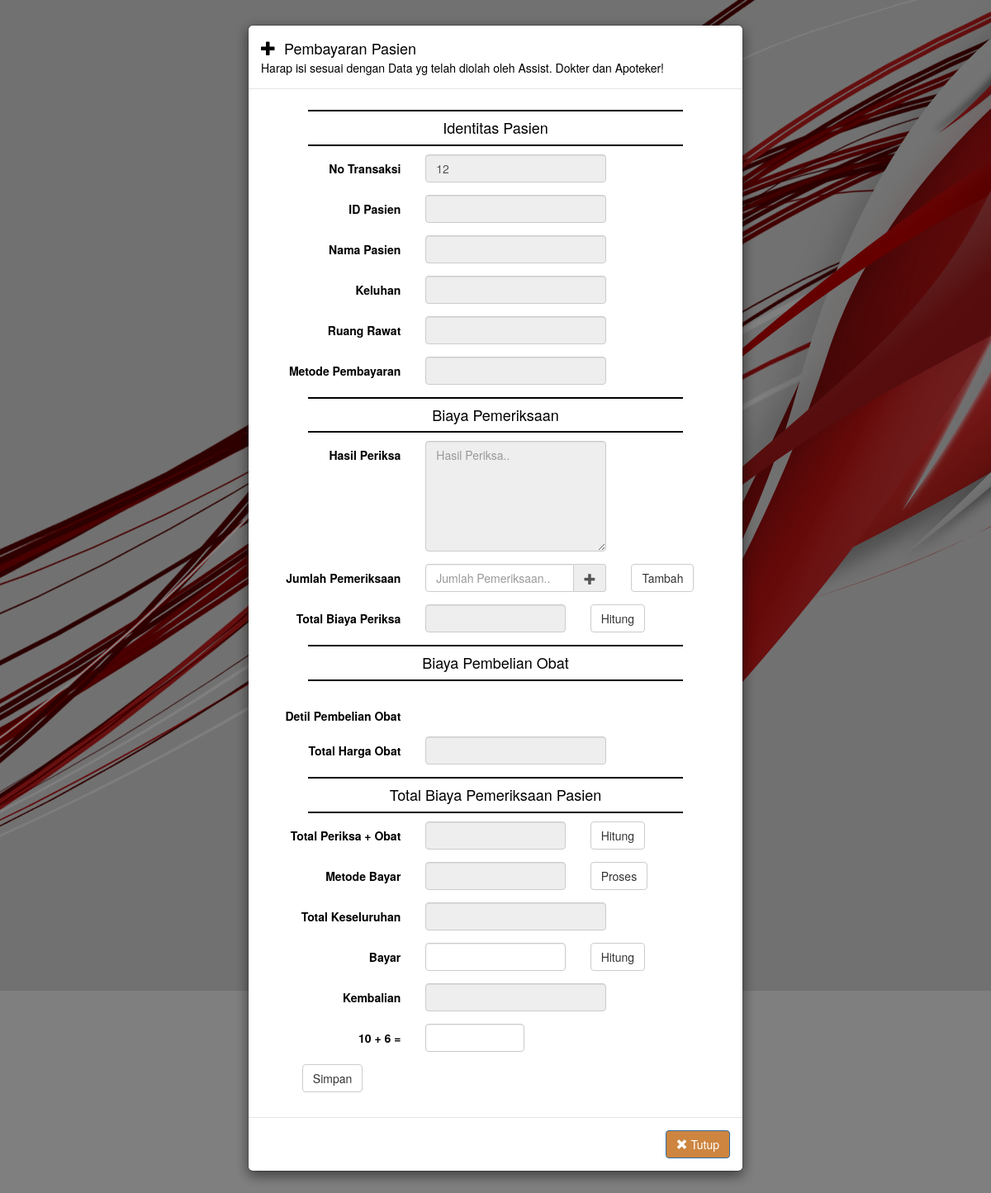
The page /Pegawai/Admin/Transaksi.php (signed in) on the database as committed earlier.
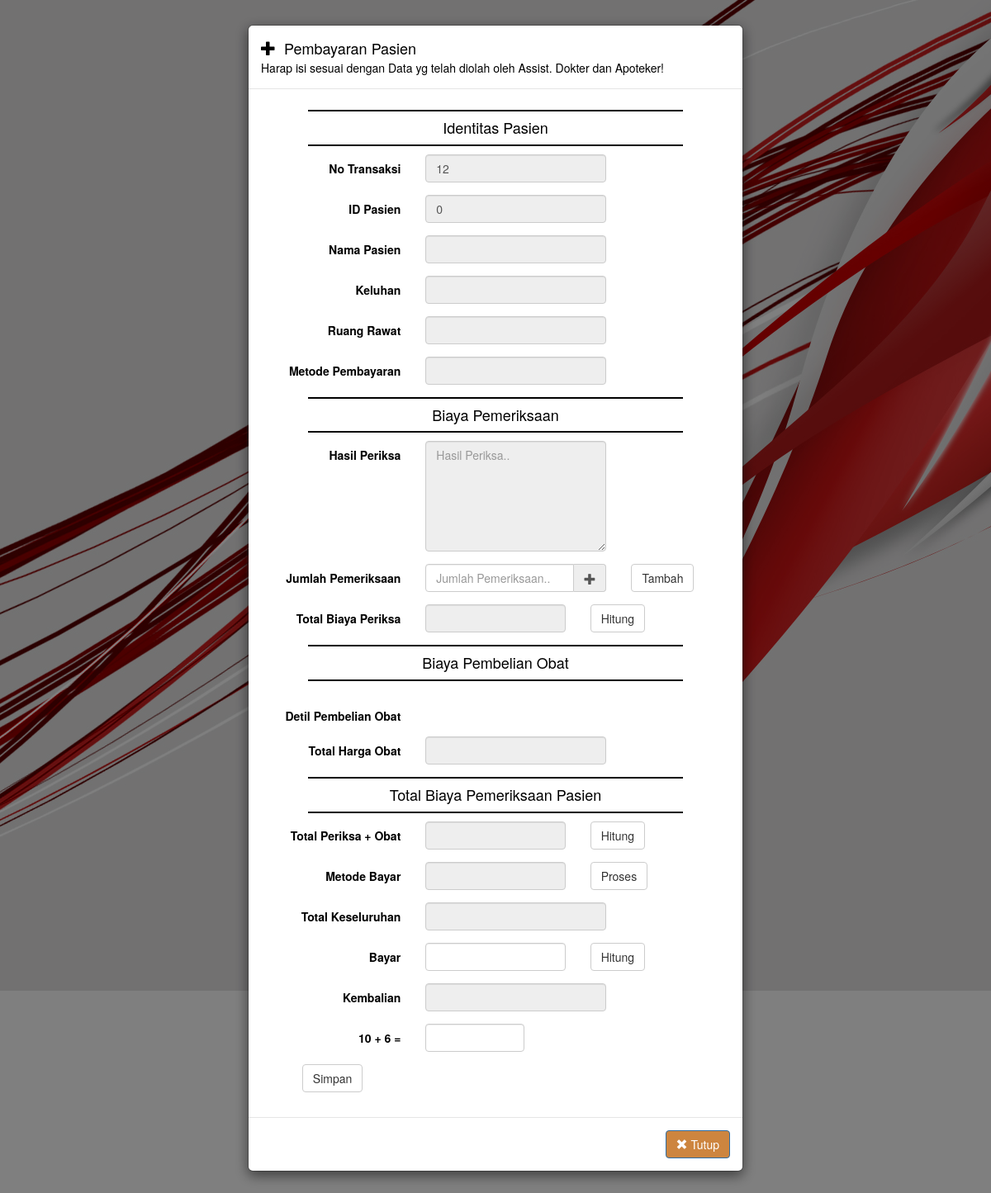
The same page on the database as committed later.
### tables this page shows
CREATE TABLE `pasien` (
  `id_pasien` int(11) NOT NULL,
  `level` text NOT NULL,
  `pass_pasien` text NOT NULL,
  `nm_pasien` text NOT NULL,
  `tgl_lahir` text NOT NULL,
  `tmp_lahir` text NOT NULL,
  `gender` varchar(12) NOT NULL,
  `agama` varchar(12) NOT NULL,
  `status` varchar(20) NOT NULL,
  `alamat` varchar(50) NOT NULL,
  `hp` varchar(16) NOT NULL,
  `keluhan` text NOT NULL,
  `r_rawat` text NOT NULL,
  `dokter` varchar(20) NOT NULL,
  `cr_pembayaran` text NOT NULL,
  `jam_masuk` text NOT NULL,
  `tgl_masuk` text NOT NULL,
  `jam_keluar` text NOT NULL,
  `tgl_keluar` text NOT NULL
);

### Pegawai/Admin/Transaksi.php (the view, shortened to what the changed rows need)
<html>
<head>
  <link rel="stylesheet" href="../../Scripts/Bootstrap/css/bootstrap.min.css">
  <link rel="stylesheet" href="../../Scripts/Validator/css/formValidation.css"/>
  <link rel="stylesheet" href="../../Scripts/FakeLoader/fakeLoader.css">
</head>
<body>
<div class="modal fade" id="ppAwal" tabindex="-1" role="dialog" data-keyboard="false" data-backdrop="static" aria-hidden="true">
	<div class="modal-dialog modal-md">
		<div class="modal-content">
			<?php
			$sqlTampil="SELECT * FROM pasien WHERE id_pasien='$_GET[id_pasien]';";
			$qryTampil=mysql_query($sqlTampil);
			$dataTampil=mysql_fetch_array($qryTampil);
			?>
			<div class="modal-body" >
			<form id="FormTambah" class="form-horizontal"  method="post">
				<div class="form-group inputGroupContainer">
						<div class="col-xs-5">
							<input type="text" class="form-control" readonly name="id_psn" value="<?php echo $dataTampil['id_pasien']; ?>"/>
						</div>
				</div>
			</form>
			</div>
		</div>
	</div>
</div>
</body>
</html>

Rows that differ between the two databases and show on the page:
added pasien: id_psn "0"
